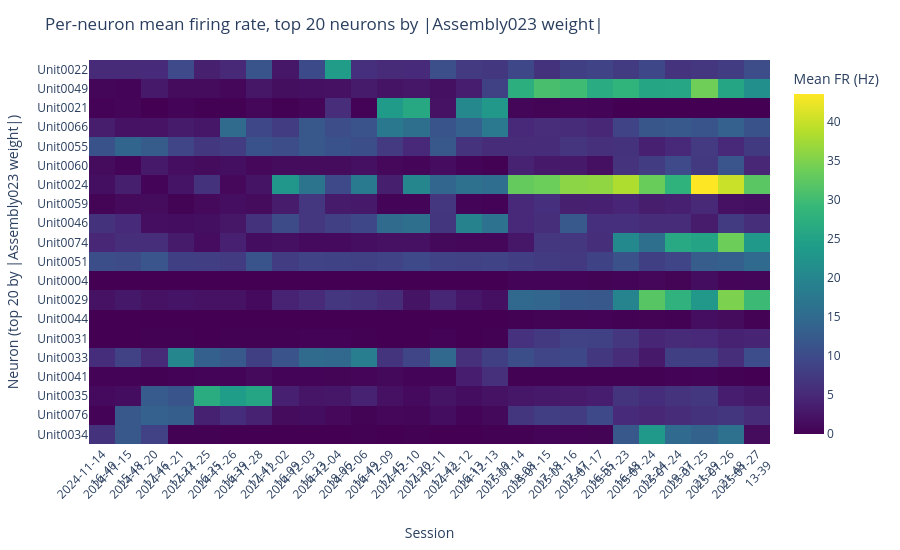

Notebook code for this chart:
### Code cell
# Same neuron ordering, but show session-wise mean firing rates instead of transition deltas
assembly_col = "Assembly023"
top_k = 20

if "ensambles" not in globals():
    raise RuntimeError("`ensambles` is not defined. Run the ensemble-loading cell first.")
if assembly_col not in ensambles.columns:
    raise KeyError(f"{assembly_col} not found in ensambles.")

if "fr" in globals():
    fr_source = fr
    fr_label = "Mean FR (Hz)"
    title_suffix = "mean firing rate"
elif "fr_z_all_sess" in globals():
    fr_source = fr_z_all_sess
    fr_label = "Mean FR (z-score)"
    title_suffix = "mean z-scored firing rate"
else:
    raise RuntimeError("Neither `fr` nor `fr_z_all_sess` is defined. Run the firing-rate loading cell first.")

w_assembly = ensambles[assembly_col].dropna().astype(float).copy()
if not all(isinstance(i, str) and i.startswith("Unit") for i in w_assembly.index):
    try:
        w_assembly.index = [f"Unit{int(i)+1:04d}" for i in w_assembly.index]
    except Exception:
        w_assembly.index = w_assembly.index.astype(str)

fr_unit_cols = [c for c in fr_source.columns if isinstance(c, str) and c.startswith("Unit")]
if len(fr_unit_cols) == 0:
    raise RuntimeError("No Unit#### columns found in the firing-rate table.")

fr_units = fr_source.loc[:, fr_unit_cols].apply(pd.to_numeric, errors="coerce")
if isinstance(fr_units.index, pd.MultiIndex):
    if "session_id" not in fr_units.index.names:
        raise RuntimeError("Could not find `session_id` in the firing-rate table index.")
    session_mean_fr = fr_units.groupby(level="session_id").mean()
elif fr_units.index.name == "session_id":
    session_mean_fr = fr_units.groupby(level=0).mean()
else:
    raise RuntimeError("Could not find `session_id` in the firing-rate table index.")

neurons_by_abs_weight = w_assembly.abs().sort_values(ascending=False).index
neurons_present = [u for u in neurons_by_abs_weight if u in session_mean_fr.columns][:top_k]

if len(neurons_present) == 0:
    raise RuntimeError("No overlap between Assembly023 units and per-session firing-rate units.")

if "transition_summary_df" in globals() and not transition_summary_df.empty:
    session_order = [transition_summary_df.iloc[0]["session_prev"], *transition_summary_df["session_next"].tolist()]
    session_order = [s for s in session_order if s in session_mean_fr.index]
else:
    session_order = session_mean_fr.index.tolist()

if len(session_order) == 0:
    raise RuntimeError("No sessions available for the firing-rate heatmap.")

session_fr_heatmap = session_mean_fr.loc[session_order, neurons_present].T
heatmap_values = session_fr_heatmap.to_numpy(dtype=float)

if not np.isfinite(heatmap_values).any():
    raise RuntimeError("Firing-rate heatmap contains only non-finite values.")

imshow_kwargs = dict(
    x=[str(s).replace("_", "<br>") for s in session_fr_heatmap.columns],
    y=session_fr_heatmap.index,
    aspect="auto",
    labels={"x": "Session", "y": "Neuron (top 20 by |Assembly023 weight|)", "color": fr_label},
)

if np.nanmin(heatmap_values) < 0:
    vmax = np.nanmax(np.abs(heatmap_values))
    if vmax == 0:
        vmax = 1.0
    fig_fr_absorder = px.imshow(
        heatmap_values,
        color_continuous_scale="RdBu_r",
        zmin=-vmax,
        zmax=vmax,
        **imshow_kwargs,
    )
else:
    fig_fr_absorder = px.imshow(
        heatmap_values,
        color_continuous_scale="Viridis",
        **imshow_kwargs,
    )

fig_fr_absorder.update_layout(
    title=f"Per-neuron {title_suffix}, top 20 neurons by |Assembly023 weight|",
    height=max(550, int(14 * session_fr_heatmap.shape[0])),
)
fig_fr_absorder.update_xaxes(tickangle=-45, side="bottom")
fig_fr_absorder.show()

### Figure 1 — Plotly figure (JSON) as saved in the notebook; plotly's stock layout.template omitted (floating-point values rounded to 4 significant figures; data arrays with more than 128 entries replaced by an {"elided": "..."} marker saying what was removed)
{"data": [{"coloraxis": "coloraxis", "hovertemplate": "Session: %{x}<br>Neuron (top 20 by |Assembly023 weight|): %{y}<br>Mean FR (Hz): %{z}<extra></extra>", "name": "0", "type": "heatmap", "x": ["2024-11-14<br>16-40", "2024-11-15<br>15-48", "2024-11-20<br>17-46", "2024-11-21<br>17-22", "2024-11-25<br>16-25", "2024-11-26<br>16-39", "2024-11-28<br>17-41", "2024-12-02<br>16-09", "2024-12-03<br>16-23", "2024-12-04<br>18-06", "2024-12-06<br>16-49", "2024-12-09<br>17-45", "2024-12-10<br>17-20", "2024-12-11<br>17-42", "2024-12-12<br>16-13", "2024-12-13<br>17-10", "2025-01-14<br>18-08", "2025-01-15<br>17-18", "2025-01-16<br>17-47", "2025-01-17<br>16-55", "2025-01-23<br>16-48", "2025-01-24<br>12-24", "2025-01-24<br>19-37", "2025-01-25<br>21-29", "2025-01-26<br>21-48", "2025-01-27<br>13-39"], "xaxis": "x", "y": ["Unit0022", "Unit0049", "Unit0021", "Unit0066", "Unit0055", "Unit0060", "Unit0024", "Unit0059", "Unit0046", "Unit0074", "Unit0051", "Unit0004", "Unit0029", "Unit0044", "Unit0031", "Unit0033", "Unit0041", "Unit0035", "Unit0076", "Unit0034"], "yaxis": "y", "z": {"elided": "20x26 float values"}}], "layout": {"coloraxis": {"colorbar": {"title": {"text": "Mean FR (Hz)"}}, "colorscale": [[0, "#440154"], [0.1111, "#482878"], [0.2222, "#3e4989"], [0.3333, "#31688e"], [0.4444, "#26828e"], [0.5556, "#1f9e89"], [0.6667, "#35b779"], [0.7778, "#6ece58"], [0.8889, "#b5de2b"], [1, "#fde725"]]}, "height": 550, "margin": {"t": 60}, "title": {"text": "Per-neuron mean firing rate, top 20 neurons by |Assembly023 weight|"}, "xaxis": {"anchor": "y", "domain": [0, 1], "side": "bottom", "tickangle": -45, "title": {"text": "Session"}}, "yaxis": {"anchor": "x", "autorange": "reversed", "domain": [0, 1], "title": {"text": "Neuron (top 20 by |Assembly023 weight|)"}}}}
